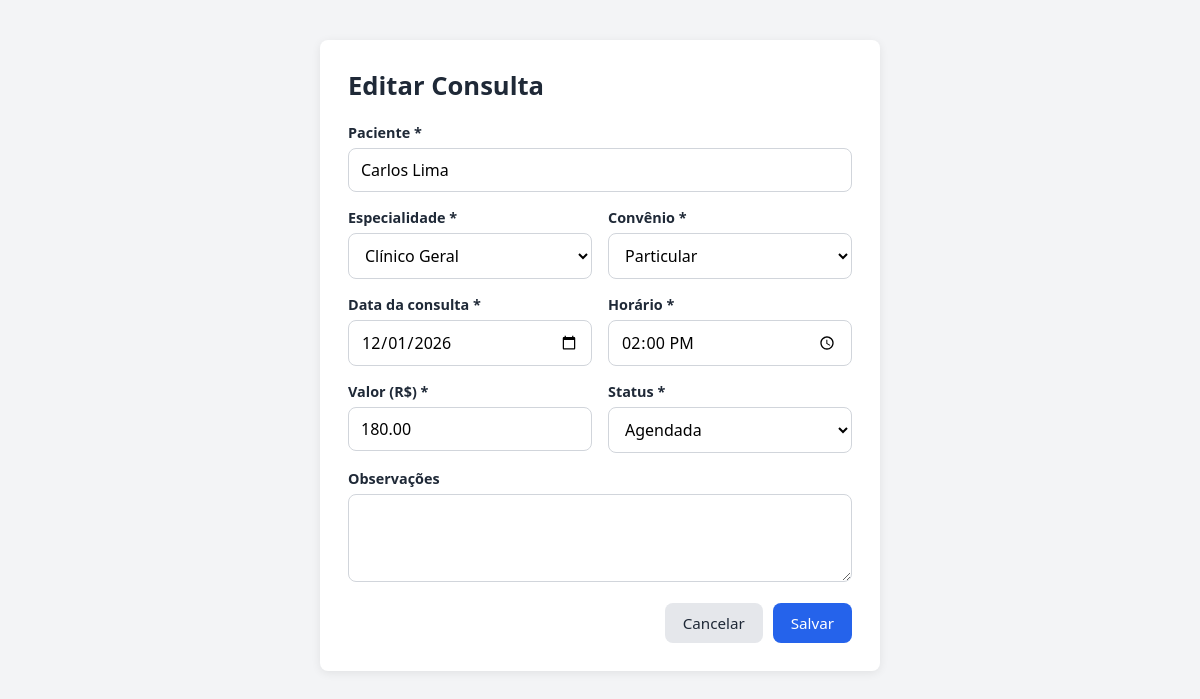
The page /treino/gabaritos/simulado-2-clinica/form.php?id=2 on the database its author committed.
### tables this page shows
CREATE TABLE consultas (
  codigo         INT AUTO_INCREMENT PRIMARY KEY,
  paciente       VARCHAR(100)  NOT NULL,
  especialidade  VARCHAR(50)   NOT NULL,
  convenio       VARCHAR(50)   NOT NULL DEFAULT 'Particular',    
  data_consulta  DATE          NOT NULL,
  horario        TIME          NOT NULL,
  valor          DECIMAL(10,2) NOT NULL DEFAULT 0,
  status         VARCHAR(20)   NOT NULL DEFAULT 'Agendada',
  observacoes    TEXT          NULL
);

### treino/gabaritos/simulado-2-clinica/conexao.php (called while the page is built, shortened)
<?php
function e($valor) {
    return htmlspecialchars((string)$valor, ENT_QUOTES, 'UTF-8');
}

### treino/gabaritos/simulado-2-clinica/form.php (the view, shortened to what this page needs)
<?php
require 'conexao.php';
$id = isset($_GET['id']) ? (int)$_GET['id'] : 0;
$registro = ['paciente' => '', 'especialidade' => '', 'convenio' => 'Particular', 'data_consulta' => '', 'horario' => '', 'valor' => '', 'status' => 'Agendada', 'observacoes' => ''];
if ($id > 0) {
    $stmt = $pdo->prepare("SELECT * FROM consultas WHERE codigo = :id");
    $stmt->execute([':id' => $id]);
    $encontrado = $stmt->fetch();
    $registro = $encontrado;
}
$titulo = $id > 0 ? 'Editar Consulta' : 'Novo Consulta';
?>
<!DOCTYPE html>
<html lang="pt-BR">
<head>
  <link rel="stylesheet" href="style.css">
</head>
<body>
  <main class="container container-form">
    <header class="topo">
      <h1><?= e($titulo) ?></h1>
    </header>
    <form method="POST" action="salvar.php" class="form">
      <div class="campo">
        <label for="paciente">Paciente *</label>
        <input type="text" id="paciente" name="paciente" maxlength="100" required value="<?= e($registro['paciente']) ?>">
      </div>
      <div class="linha">
        <div class="campo">
          <label for="especialidade">Especialidade *</label>
          <select id="especialidade" name="especialidade" required>
            <option value="Clínico Geral" <?= $registro['especialidade'] === 'Clínico Geral' ? 'selected' : '' ?>>Clínico Geral</option>
          </select>
        </div>
        <div class="campo">
          <label for="convenio">Convênio *</label>
          <select id="convenio" name="convenio" required>
            <option value="Particular" <?= $registro['convenio'] === 'Particular' ? 'selected' : '' ?>>Particular</option>
          </select>
        </div>
      </div>
      <div class="linha">
        <div class="campo">
          <label for="data_consulta">Data da consulta *</label>
          <input type="date" id="data_consulta" name="data_consulta" required value="<?= e($registro['data_consulta']) ?>">
        </div>
        <div class="campo">
          <label for="horario">Horário *</label>
          <input type="time" id="horario" name="horario" required value="<?= e(substr($registro['horario'], 0, 5)) ?>">
        </div>
      </div>
      <div class="linha">
        <div class="campo">
          <label for="valor">Valor (R$) *</label>
          <input type="number" id="valor" name="valor" step="0.01" min="0" required value="<?= e($registro['valor']) ?>">
        </div>
        <div class="campo">
          <label for="status">Status *</label>
          <select id="status" name="status" required>
            <option value="Agendada" <?= $registro['status'] === 'Agendada' ? 'selected' : '' ?>>Agendada</option>
          </select>
        </div>
      </div>
      <div class="campo">
        <label for="observacoes">Observações</label>
        <textarea id="observacoes" name="observacoes" rows="3"><?= e($registro['observacoes']) ?></textarea>
      </div>
      <div class="form-botoes">
        <a href="index.php" class="btn btn-secondary">Cancelar</a>
        <button type="submit" class="btn btn-primary">Salvar</button>
      </div>
    </form>
  </main>
</body>
</html>

### style.css (style rules this page uses)
:root { --cor-primaria: #2563eb; --cor-primaria-h: #1d4ed8; --cor-secundaria: #e5e7eb; --cor-secundaria-h: #d1d5db; --cor-perigo: #dc2626; --cor-edit: #f59e0b; --cor-fundo: #f3f4f6; --cor-card: #ffffff; --cor-texto: #1f2937; --cor-texto-suave: #6b7280; --cor-borda: #d1d5db; --raio: 8px; --fonte: 'Segoe UI', Arial, sans-serif; --fundo-pagina: var(--cor-fundo); --fundo-card: var(--cor-card); --borda-card: none; --sombra-card: 0 2px 10px rgba(0,0,0,.08); --blur-card: none; --fundo-primario: var(--cor-primaria); --fundo-primario-h: var(--cor-primaria-h); --texto-btn-primario: #ffffff; --texto-btn-sec: var(--cor-texto); --texto-btn-pequeno: #ffffff; --fundo-th: var(--cor-fundo); --texto-th: var(--cor-texto); --fundo-hover: #f9fafb; --fundo-input: #ffffff; --texto-input: #000000; --cor-placeholder: #757575; --anel-foco: rgba(37,99,235,.15); --sucesso-fundo: #dcfce7; --sucesso-texto: #166534; --erro-fundo: #fee2e2; --erro-texto: #991b1b; }
* { box-sizing: border-box; margin: 0; padding: 0; }
body { font-family: var(--fonte); background: var(--fundo-pagina); background-attachment: fixed; color: var(--cor-texto); min-height: 100vh; }
.container { max-width: 1100px; margin: 40px auto; background: var(--fundo-card); padding: 28px; border-radius: var(--raio); border: var(--borda-card); box-shadow: var(--sombra-card); -webkit-backdrop-filter: var(--blur-card); backdrop-filter: var(--blur-card); }
.container-form { max-width: 560px; }
.topo { display: flex; justify-content: space-between; align-items: center; margin-bottom: 20px; }
h1 { font-size: 1.6rem; }
.btn { display: inline-block; padding: 10px 18px; border: none; border-radius: var(--raio); font-family: inherit; font-size: .95rem; cursor: pointer; text-decoration: none; transition: background .2s, transform .15s, box-shadow .15s; }
.btn-primary { background: var(--fundo-primario); color: var(--texto-btn-primario); }
.btn-secondary { background: var(--cor-secundaria); color: var(--texto-btn-sec); }
.form .campo { margin-bottom: 16px; flex: 1; }
.form .linha { display: flex; gap: 16px; }
label { display: block; margin-bottom: 6px; font-weight: 600; font-size: .9rem; }
input[type="text"], input[type="number"], input[type="email"], input[type="password"], input[type="tel"], input[type="date"], input[type="time"], input[type="datetime-local"], input[type="url"], input[type="search"], select, textarea { width: 100%; padding: 10px 12px; border: 1px solid var(--cor-borda); border-radius: var(--raio); font-family: inherit; font-size: 1rem; background: var(--fundo-input); color: var(--texto-input); }
textarea { resize: vertical; }
::placeholder { color: var(--cor-placeholder); opacity: 1; }
select option { background: #ffffff; color: #111111; }
.form-botoes { display: flex; justify-content: flex-end; gap: 10px; margin-top: 8px; }
:root { --aviso-fundo: #fef3c7; --aviso-texto: #92400e; }

### rows shown on the page
consultas: paciente "Carlos Lima", especialidade "Clínico Geral", convenio "Particular", data_consulta "12/01/2026", horario "14:00", valor "180.00", status "Agendada"

### other values the page prints
$titulo "Editar Consulta"
